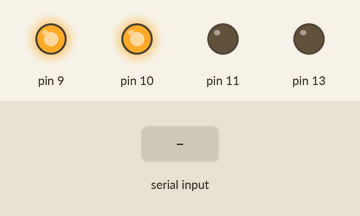
A sketch run on a simulated Arduino Uno, built with avr-gcc and run on an emulated ATmega328P. On the bench: output pins drawn as LEDs (lit = HIGH). Inputs (shaded band) come from the test bench. What the sketch prints to the serial monitor is not drawn.

Above: at 1.2 s.
1.3 s: byte 30 received over Serial
At 2.4 s:
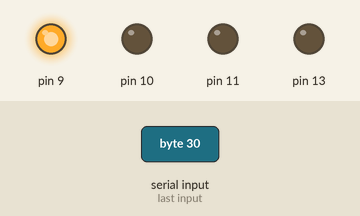
Timing chart, 0 to 4.3 s (numbered marks = the images above; inputs shaded):
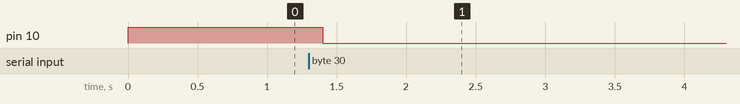

The sketch:

master.ino
```cpp
//master code
#define PORTD_REG (*(volatile uint8_t *)0x2B)  // PORTD
#define DDRD_REG (*(volatile uint8_t *)0x2A)   // DDRD
#define PIND_REG (*(volatile uint8_t *)0x29)   // PIND

// SPI Register Definitions
#define SPCR_REG (*(volatile uint8_t *)0x2C)   // SPI Control Register
#define SPSR_REG (*(volatile uint8_t *)0x2D)   // SPI Status Register
#define SPDR_REG (*(volatile uint8_t *)0x2E)   // SPI Data Register
#define DDRB_REG (*(volatile uint8_t *)0x24)   // DDRB
#define PORTB_REG (*(volatile uint8_t *)0x25)  // PORTB

// SPI Pins
#define SS_LED 2      // PB2 - Slave Select for LED/Buzzer Arduino
#define SS_EEPROM 1   // PB1 - Slave Select for EEPROM Arduino
#define MOSI 3        // PB3 - MOSI
#define SCK 5         // PB5 - SCK

void setup() {
    // Initialize Serial communication
    Serial.begin(9600);

    // Initialize SPI as Master using registers
    DDRB_REG |= (1 << SS_LED) | (1 << SS_EEPROM) | (1 << MOSI) | (1 << SCK); // Set SS_LED, SS_EEPROM, MOSI, SCK as output
    PORTB_REG |= (1 << SS_LED) | (1 << SS_EEPROM); // Deselect both slaves (SS pins high)

    SPCR_REG = (1 << SPE) | (1 << MSTR) | (1 << SPR0);  // Enable SPI, Set as Master, Fosc/16

    // Notify initialization complete
    Serial.write("Master board initialized...\n");
}

void loop() {
    if (Serial.available() > 0) {
        char receivedCommand = Serial.read();  // Read command from the sensor Arduino via RX

        // Print received command to the serial monitor
        Serial.write("Received command from sensor: ");
        Serial.write(receivedCommand);
        Serial.write("\n");

        // Forward the command to the LED/Buzzer Arduino via SPI
        PORTB_REG &= ~(1 << SS_LED);         // Select LED/Buzzer Arduino (SS_LED low)
        SPDR_REG = receivedCommand;         // Send data
        while (!(SPSR_REG & (1 << SPIF)));  // Wait for transfer to complete
        PORTB_REG |= (1 << SS_LED);         // Deselect LED/Buzzer Arduino (SS_LED high)
        Serial.write("Forwarded to LED/Buzzer Arduino via SPI\n");

        // Forward the command to the EEPROM Arduino via SPI
        PORTB_REG &= ~(1 << SS_EEPROM);      // Select EEPROM Arduino (SS_EEPROM low)
        SPDR_REG = receivedCommand;         // Send data
        while (!(SPSR_REG & (1 << SPIF)));  // Wait for transfer to complete
        PORTB_REG |= (1 << SS_EEPROM);      // Deselect EEPROM Arduino (SS_EEPROM high)
        Serial.write("Forwarded to EEPROM Arduino via SPI\n");
    }

    // Small delay for stability
    delay(100);
}
```

Measured:
- after the input at 1.3 s, pin 10: HIGH → LOW after 0.10 s
